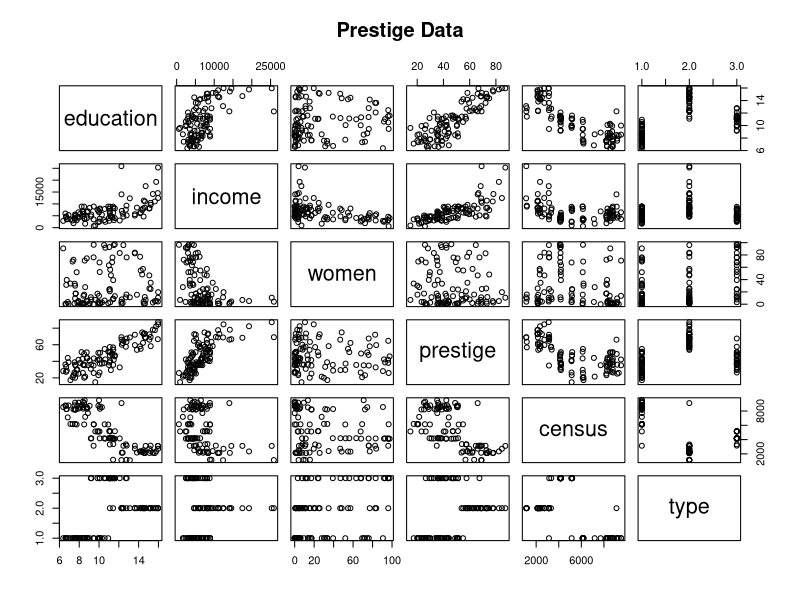
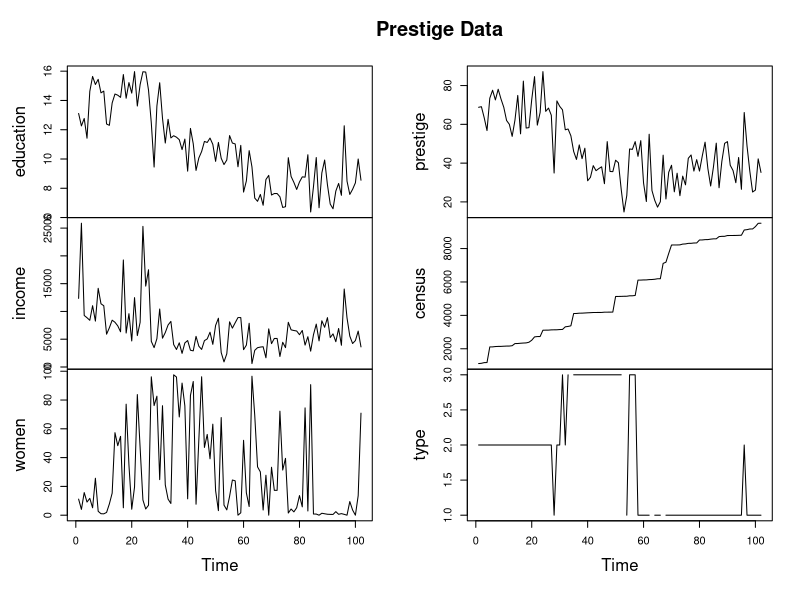
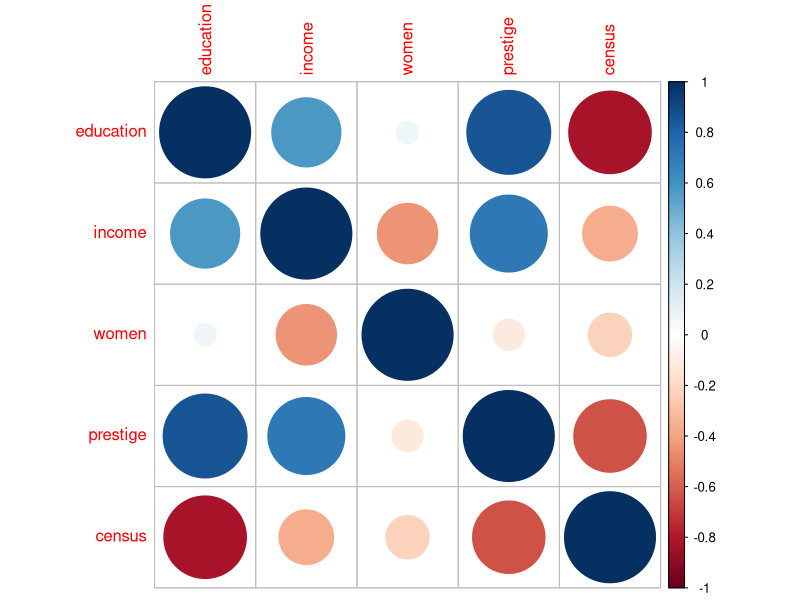
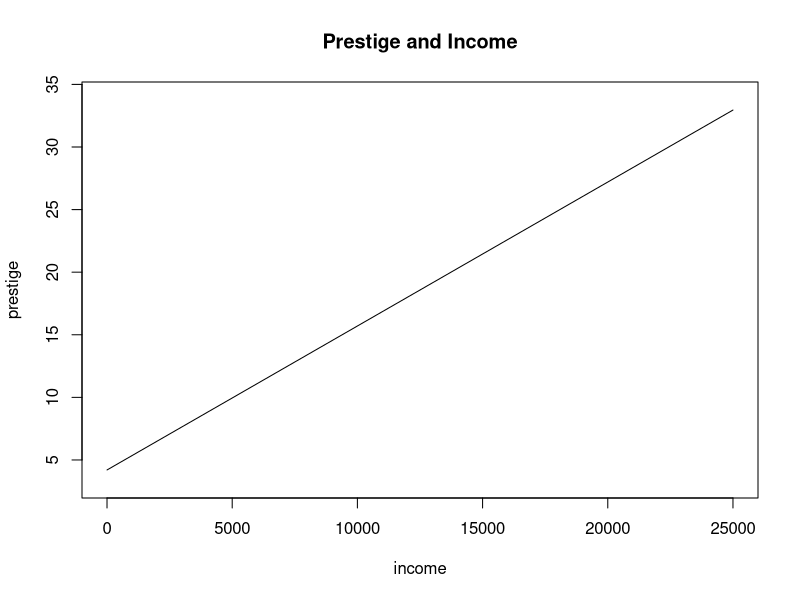
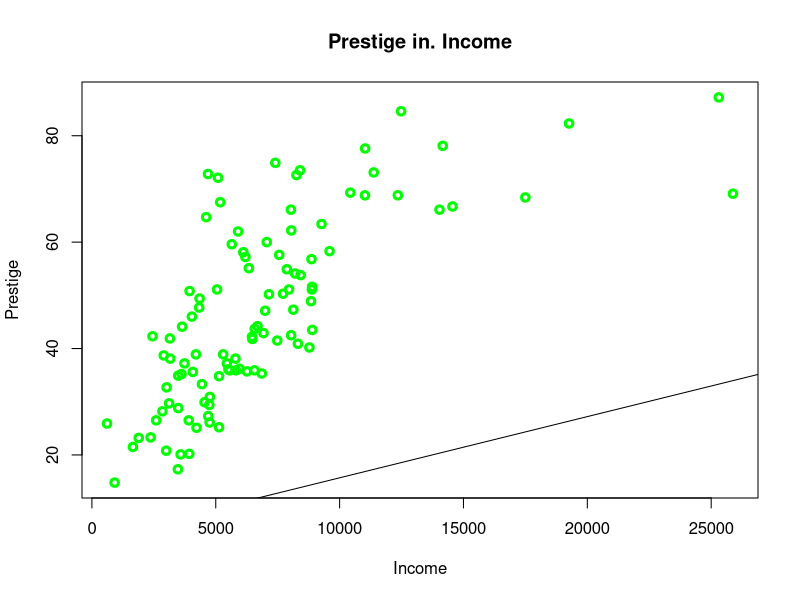
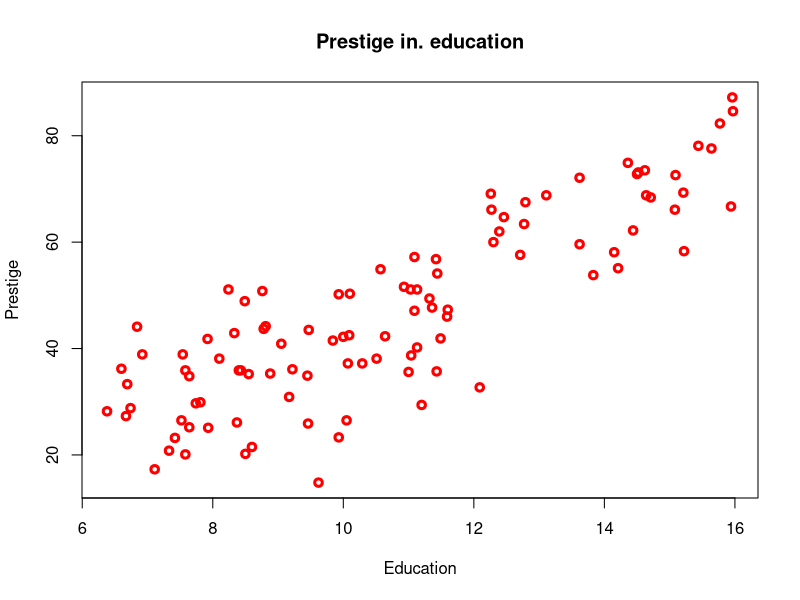
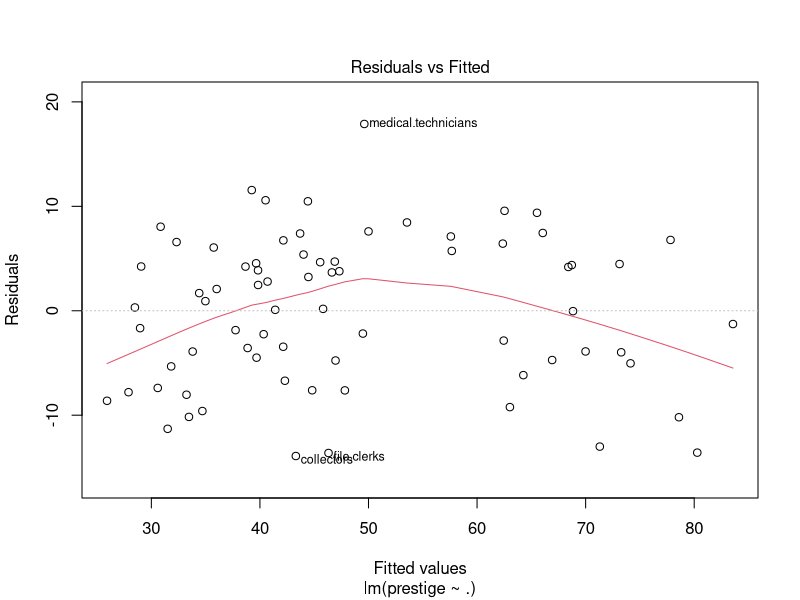
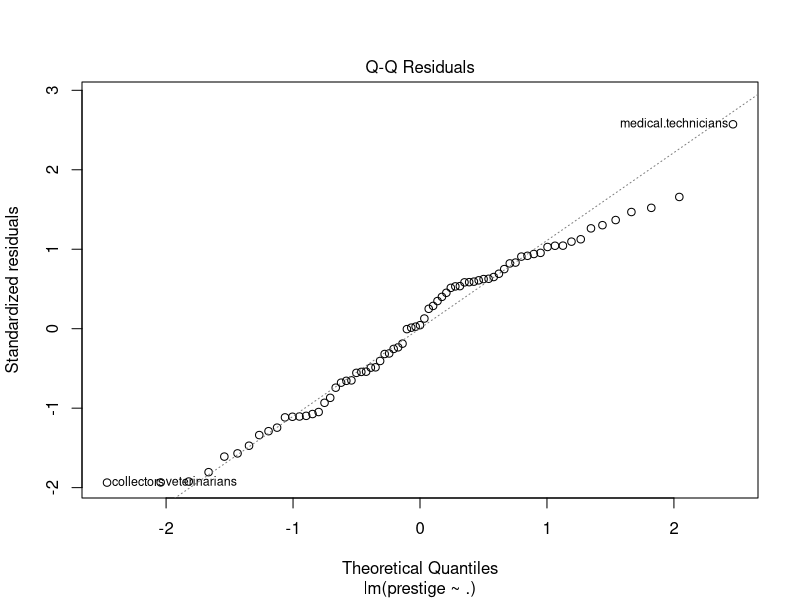

These figures' R source, in order:
## ---- chunk 1
library(car)
## ---- chunk 2
Prestige
## ---- chunk 3
summary(Prestige)
## ---- chunk 4
pairs(main="Prestige Data", Prestige)
## ---- chunk 5
plot.ts(main="Prestige Data", Prestige)
## ---- chunk 6
d <- data.frame(education = Prestige$education, income = Prestige$income, women = Prestige$women, prestige = Prestige$prestige, census = Prestige$census)
m <- cor(d)
library('corrplot')
corrplot(m, method="circle")
## ---- chunk 7
testidx_pre <- which(1:nrow(Prestige)%%4==0)
## ---- chunk 8
prestige_train <- Prestige[-testidx_pre,]
## ---- chunk 9
prestige_test <- Prestige[testidx_pre,]
## ---- chunk 10
model <- lm(prestige~., data=prestige_train)
## ---- chunk 11
prediciton <- predict(model, newdata=prestige_test)
## ---- chunk 12
cor(prediciton, prestige_test$prestige)
## ---- chunk 13
summary(model)
## ---- chunk 14
curve(1.150e-03*x + 4.201e+00,from=1, to=25000, xlab="income", ylab="prestige", asp=500, main="Prestige and Income")
## ---- chunk 15
plot(Prestige$income, Prestige$prestige, col="green", lwd=3, xlab = "Income", ylab = "Prestige", main = "Prestige in. Income")
abline(coef(model)[2:3])
## ---- chunk 16
plot(Prestige$education, Prestige$prestige, col="red", lwd=3, xlab = "Education", ylab = "Prestige", main = "Prestige in. education")
abline(coef(model)[2:3])
## ---- chunk 17
plot(model)
## ---- chunk 18
prediciton
